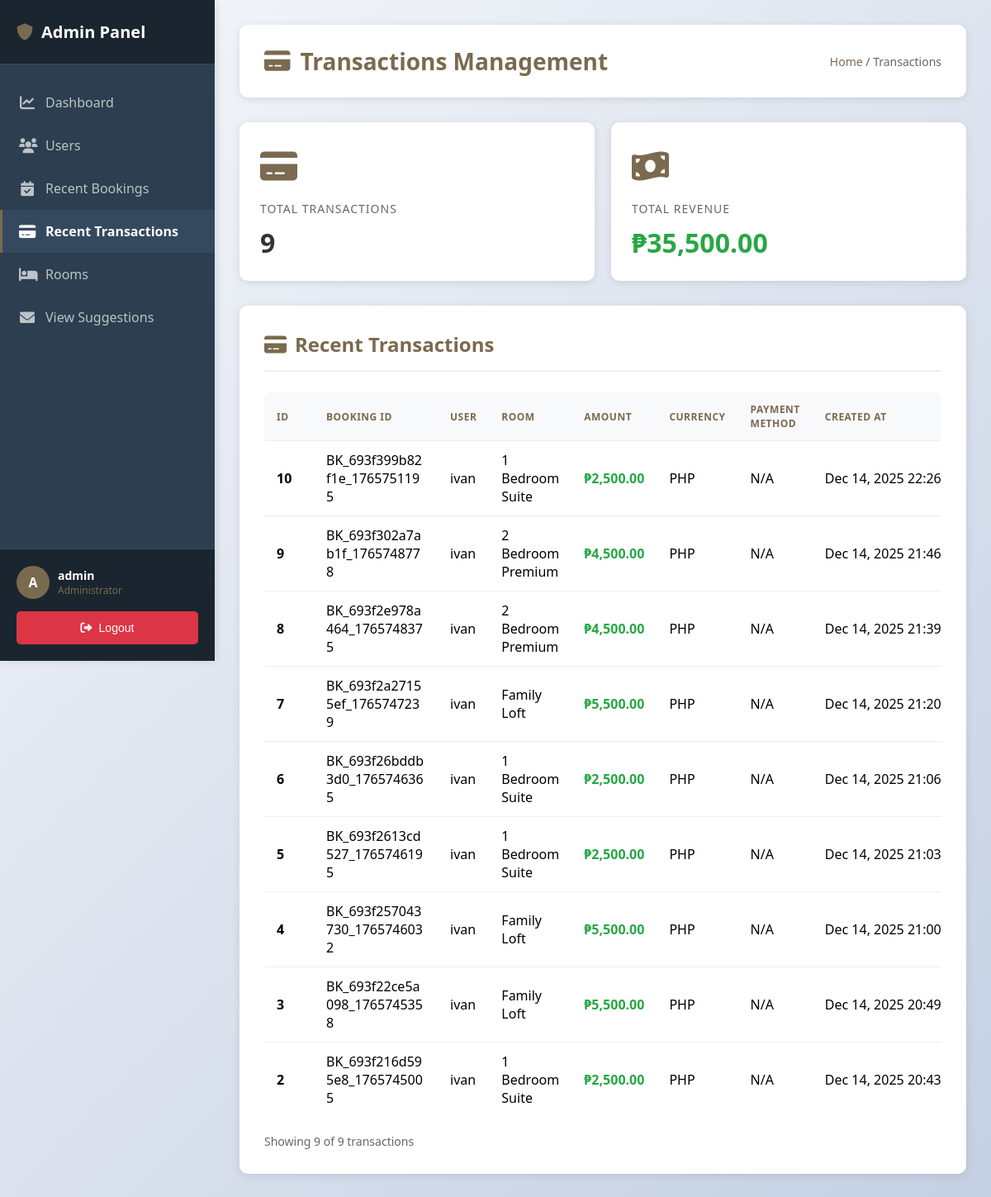
Page /admin/admin_transactions.php (signed in) on the committed database.
### tables this page shows
CREATE TABLE `transactions` (
  `id` int(11) NOT NULL,
  `transaction_id` varchar(50) NOT NULL,
  `booking_id` int(11) NOT NULL,
  `user_id` int(11) NOT NULL,
  `payment_link_id` varchar(255) DEFAULT NULL,
  `amount` decimal(10,2) NOT NULL,
  `currency` varchar(3) DEFAULT 'PHP',
  `payment_method` varchar(50) DEFAULT NULL,
  `payment_status` varchar(20) DEFAULT 'pending',
  `paymongo_response` text DEFAULT NULL,
  `created_at` timestamp NOT NULL DEFAULT current_timestamp(),
  `updated_at` timestamp NOT NULL DEFAULT current_timestamp() ON UPDATE current_timestamp()
);

CREATE TABLE `bookings` (
  `id` int(11) NOT NULL,
  `booking_id` varchar(50) NOT NULL,
  `user_id` int(11) NOT NULL,
  `room_id` varchar(50) NOT NULL,
  `room_name` varchar(255) NOT NULL,
  `checkin_date` date NOT NULL,
  `checkout_date` date NOT NULL,
  `nights` int(11) NOT NULL,
  `price_per_night` decimal(10,2) NOT NULL,
  `total_price` decimal(10,2) NOT NULL,
  `payment_status` varchar(20) DEFAULT 'pending',
  `payment_link_id` varchar(255) DEFAULT NULL,
  `created_at` timestamp NOT NULL DEFAULT current_timestamp(),
  `updated_at` timestamp NOT NULL DEFAULT current_timestamp() ON UPDATE current_timestamp()
);

CREATE TABLE `users` (
  `id` int(11) NOT NULL,
  `username` varchar(50) NOT NULL,
  `email` varchar(100) NOT NULL,
  `password` varchar(255) NOT NULL,
  `birthday` date DEFAULT NULL,
  `gender` varchar(10) DEFAULT NULL,
  `reset_token` varchar(255) DEFAULT NULL,
  `reset_token_expires` datetime DEFAULT NULL,
  `created_at` timestamp NOT NULL DEFAULT current_timestamp(),
  `updated_at` timestamp NOT NULL DEFAULT current_timestamp() ON UPDATE current_timestamp(),
  `profile_picture` varchar(255) DEFAULT NULL,
  `is_admin` tinyint(1) DEFAULT 0,
  `role` varchar(20) DEFAULT 'user',
  `first_name` varchar(100) DEFAULT NULL,
  `middle_initial` varchar(5) DEFAULT NULL,
  `last_name` varchar(100) DEFAULT NULL
);

### admin/admin_transactions.php (the view, shortened to what this page needs)
<?php
require_once '../config/database.php';
$page = isset($_GET['page']) ? (int)$_GET['page'] : 1;
$per_page = 20;
$offset = ($page - 1) * $per_page;
try {
    $count_sql = "SELECT COUNT(*) as total FROM transactions";
    $stmt = $pdo->query($count_sql);
    $total_transactions = $stmt->fetch()['total'];
    $sql = "SELECT t.*, b.booking_id, b.room_name, u.username, u.email
            FROM transactions t
            LEFT JOIN bookings b ON t.booking_id = b.id
            LEFT JOIN users u ON t.user_id = u.id
            ORDER BY t.created_at DESC
            LIMIT $per_page OFFSET $offset";
    $stmt = $pdo->prepare($sql);
    $stmt->execute();
    $all_transactions = $stmt->fetchAll();
    $stmt = $pdo->query("SELECT SUM(amount) as total FROM transactions");
    $total_revenue = $stmt->fetch()['total'] ?? 0;
} catch(PDOException $e) {
    $error_message = "Error loading data: " . $e->getMessage();
    $all_transactions = [];
    $total_transactions = 0;
    $total_pages = 0;
    $total_revenue = 0;
}
include 'includes/header.php';
?>
<div class="page-header">
    <h1><i class="fas fa-credit-card"></i> Transactions Management</h1>
    <div class="breadcrumb">
        <a href="admin.php">Home</a> / Transactions
    </div>
</div>
<div class="stats-grid" style="margin-bottom: 30px;">
    <div class="stat-card">
        <div class="icon"><i class="fas fa-credit-card"></i></div>
        <h3>Total Transactions</h3>
        <div class="value"><?php echo number_format($total_transactions); ?></div>
    </div>
    <div class="stat-card">
        <div class="icon"><i class="fas fa-money-bill-wave"></i></div>
        <h3>Total Revenue</h3>
        <div class="value currency">₱<?php echo number_format($total_revenue, 2); ?></div>
    </div>
</div>
<div class="content-section">
    <div class="section-header">
        <h2><i class="fas fa-credit-card"></i> Recent Transactions</h2>
    </div>
    <div class="table-container">
        <table class="table-wrapper">
            <thead>
                <tr>
                    <th>ID</th>
                    <th>Booking ID</th>
                    <th>User</th>
                    <th>Room</th>
                    <th>Amount</th>
                    <th>Currency</th>
                    <th>Payment Method</th>
                    <th>Created At</th>
                </tr>
            </thead>
            <tbody>
                <?php if (empty($all_transactions)): ?>
                <tr>
                    <td colspan="8" class="empty-state">
                        <i class="fas fa-inbox"></i>
                        <p>No transactions found</p>
                    </td>
                </tr>
                <?php else: ?>
                    <?php foreach ($all_transactions as $transaction): ?>
                    <tr>
                        <td><strong><?php echo $transaction['id']; ?></strong></td>
                        <td><?php echo $transaction['booking_id'] ?? 'N/A'; ?></td>
                        <td><?php echo htmlspecialchars($transaction['username'] ?? 'N/A'); ?></td>
                        <td><?php echo htmlspecialchars($transaction['room_name'] ?? 'N/A'); ?></td>
                        <td class="currency"><strong>₱<?php echo number_format($transaction['amount'], 2); ?></strong></td>
                        <td><?php echo htmlspecialchars($transaction['currency']); ?></td>
                        <td><?php echo htmlspecialchars($transaction['payment_method'] ?? 'N/A'); ?></td>
                        <td><?php echo date('M d, Y H:i', strtotime($transaction['created_at'])); ?></td>
                    </tr>
                    <?php endforeach; ?>
                <?php endif; ?>
            </tbody>
        </table>
    </div>
    <div style="margin-top: 20px; color: #666; font-size: 14px;">
        Showing <?php echo count($all_transactions); ?> of <?php echo number_format($total_transactions); ?> transactions
    </div>
</div>
<?php include 'includes/footer.php'; ?>

### assets/css/admin.css (style rules this page uses)
* { margin: 0; padding: 0; box-sizing: border-box; }
body { font-family: 'Segoe UI', Tahoma, Geneva, Verdana, sans-serif; background: linear-gradient(135deg, #f5f7fa 0%, #c3cfe2 100%); min-height: 100vh; margin: 0; padding: 0; overflow-x: hidden; }
.page-header { background: white; padding: 25px 30px; border-radius: 10px; box-shadow: 0 2px 10px rgba(0,0,0,0.1); margin-bottom: 30px; display: flex; justify-content: space-between; align-items: center; width: 100%; box-sizing: border-box; flex-wrap: wrap; gap: 15px; }
.page-header h1 { color: #7a6a4f; font-size: 28px; margin: 0; display: flex; align-items: center; gap: 12px; }
.page-header .breadcrumb { color: #666; font-size: 14px; }
.page-header .breadcrumb a { color: #7a6a4f; text-decoration: none; }
.stats-grid { display: grid; grid-template-columns: repeat(auto-fit, minmax(200px, 1fr)); gap: 20px; margin-bottom: 30px; width: 100%; box-sizing: border-box; }
.stat-card { background: white; padding: 25px; border-radius: 10px; box-shadow: 0 2px 10px rgba(0,0,0,0.1); transition: transform 0.3s, box-shadow 0.3s; }
.stat-card .icon { font-size: 40px; margin-bottom: 15px; color: #7a6a4f; }
.stat-card h3 { color: #666; font-size: 14px; text-transform: uppercase; letter-spacing: 1px; margin-bottom: 10px; font-weight: 500; }
.stat-card .value { font-size: 32px; font-weight: bold; color: #333; }
.stat-card .currency { color: #28a745; }
.content-section { background: white; padding: 30px; border-radius: 10px; box-shadow: 0 2px 10px rgba(0,0,0,0.1); margin-bottom: 30px; width: 100%; box-sizing: border-box; overflow: hidden; }
.section-header { display: flex; justify-content: space-between; align-items: center; margin-bottom: 25px; padding-bottom: 15px; border-bottom: 2px solid #f0f0f0; flex-wrap: wrap; gap: 15px; }
.section-header h2 { color: #7a6a4f; font-size: 24px; margin: 0; display: flex; align-items: center; gap: 10px; }
.table-container { overflow-x: auto; overflow-y: visible; border-radius: 8px; max-width: 100%; width: 100%; -webkit-overflow-scrolling: touch; box-sizing: border-box; }
.table-wrapper { width: 100%; min-width: 800px; table-layout: auto; border-collapse: collapse; }
table { width: 100%; border-collapse: collapse; background: white; }
thead { background: #f8f9fa; }
th, td { padding: 12px 15px; text-align: left; border-bottom: 1px solid #eee; word-wrap: break-word; }
td { max-width: 250px; overflow: hidden; text-overflow: ellipsis; }
th:first-child, td:first-child { max-width: 80px; min-width: 60px; }
td:nth-child(2) { max-width: 150px; }
td:nth-child(3) { max-width: 200px; }
td:last-child { max-width: none; white-space: nowrap; }
th { color: #7a6a4f; font-weight: 600; text-transform: uppercase; font-size: 12px; letter-spacing: 0.5px; position: sticky; top: 0; background: #f8f9fa; z-index: 10; }
tbody tr { transition: background 0.2s; }
tbody tr:last-child td { border-bottom: none; }
.currency { font-weight: bold; color: #28a745; }

### rows in the picture
transactions: id "10", booking.booking_id "BK_693f399b82f1e_1765751195", user.username "ivan", booking.room_name "1 Bedroom Suite", amount "2,500.00", currency "PHP", payment_method "N/A", created_at "Dec 14, 2025 22:26"
transactions: id "9", booking.booking_id "BK_693f302a7ab1f_1765748778", user.username "ivan", booking.room_name "2 Bedroom Premium", amount "4,500.00", currency "PHP", payment_method "N/A", created_at "Dec 14, 2025 21:46"
transactions: id "8", booking.booking_id "BK_693f2e978a464_1765748375", user.username "ivan", booking.room_name "2 Bedroom Premium", amount "4,500.00", currency "PHP", payment_method "N/A", created_at "Dec 14, 2025 21:39"
transactions: id "7", booking.booking_id "BK_693f2a27155ef_1765747239", user.username "ivan", booking.room_name "Family Loft", amount "5,500.00", currency "PHP", payment_method "N/A", created_at "Dec 14, 2025 21:20"
transactions: id "6", booking.booking_id "BK_693f26bddb3d0_1765746365", user.username "ivan", booking.room_name "1 Bedroom Suite", amount "2,500.00", currency "PHP", payment_method "N/A", created_at "Dec 14, 2025 21:06"
transactions: id "5", booking.booking_id "BK_693f2613cd527_1765746195", user.username "ivan", booking.room_name "1 Bedroom Suite", amount "2,500.00", currency "PHP", payment_method "N/A", created_at "Dec 14, 2025 21:03"
transactions: id "4", booking.booking_id "BK_693f257043730_1765746032", user.username "ivan", booking.room_name "Family Loft", amount "5,500.00", currency "PHP", payment_method "N/A", created_at "Dec 14, 2025 21:00"
transactions: id "3", booking.booking_id "BK_693f22ce5a098_1765745358", user.username "ivan", booking.room_name "Family Loft", amount "5,500.00", currency "PHP", payment_method "N/A", created_at "Dec 14, 2025 20:49"
transactions: id "2", booking.booking_id "BK_693f216d595e8_1765745005", user.username "ivan", booking.room_name "1 Bedroom Suite", amount "2,500.00", currency "PHP", payment_method "N/A", created_at "Dec 14, 2025 20:43"

### other values in the picture
substr($_SESSION['username'], 0, 1) "A"
$_SESSION['username'] "admin"
$total_transactions "9"
$total_revenue "35,500.00"
count($all_transactions) "9"
